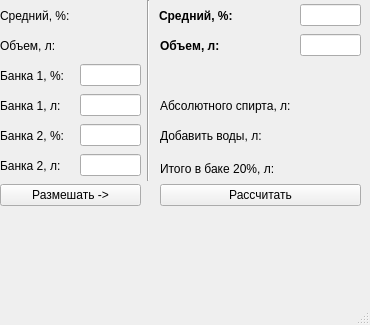
<?xml version="1.0" encoding="UTF-8"?>
<ui version="4.0">
 <class>MainWindow</class>
 <widget class="QMainWindow" name="MainWindow">
  <property name="geometry">
   <rect>
    <x>0</x>
    <y>0</y>
    <width>370</width>
    <height>325</height>
   </rect>
  </property>
  <property name="windowTitle">
   <string>Калькулятор самогонщика v 0.2 от KhMt</string>
  </property>
  <widget class="QWidget" name="centralwidget">
   <widget class="QWidget" name="gridLayoutWidget">
    <property name="geometry">
     <rect>
      <x>0</x>
      <y>0</y>
      <width>81</width>
      <height>31</height>
     </rect>
    </property>
    <layout class="QGridLayout" name="grid_sred_percent">
     <property name="rightMargin">
      <number>0</number>
     </property>
     <item row="0" column="0">
      <widget class="QLabel" name="label_sred_percent">
       <property name="frameShape">
        <enum>QFrame::NoFrame</enum>
       </property>
       <property name="text">
        <string>Средний, %:</string>
       </property>
      </widget>
     </item>
    </layout>
   </widget>
   <widget class="QWidget" name="gridLayoutWidget_2">
    <property name="geometry">
     <rect>
      <x>0</x>
      <y>30</y>
      <width>81</width>
      <height>31</height>
     </rect>
    </property>
    <layout class="QGridLayout" name="grid_volume_l">
     <item row="0" column="0">
      <widget class="QLabel" name="label_volume_l">
       <property name="text">
        <string>Объем, л:</string>
       </property>
      </widget>
     </item>
    </layout>
   </widget>
   <widget class="QWidget" name="gridLayoutWidget_3">
    <property name="geometry">
     <rect>
      <x>0</x>
      <y>60</y>
      <width>81</width>
      <height>31</height>
     </rect>
    </property>
    <layout class="QGridLayout" name="gridLayout">
     <item row="1" column="0">
      <widget class="QLabel" name="label">
       <property name="text">
        <string>Банка 1, %:</string>
       </property>
      </widget>
     </item>
    </layout>
   </widget>
   <widget class="QWidget" name="gridLayoutWidget_4">
    <property name="geometry">
     <rect>
      <x>0</x>
      <y>90</y>
      <width>81</width>
      <height>31</height>
     </rect>
    </property>
    <layout class="QGridLayout" name="gridLayout_2">
     <item row="0" column="0">
      <widget class="QLabel" name="label_2">
       <property name="text">
        <string>Банка 1, л:</string>
       </property>
      </widget>
     </item>
    </layout>
   </widget>
   <widget class="QWidget" name="gridLayoutWidget_5">
    <property name="geometry">
     <rect>
      <x>0</x>
      <y>120</y>
      <width>81</width>
      <height>31</height>
     </rect>
    </property>
    <layout class="QGridLayout" name="gridLayout_3">
     <item row="0" column="0">
      <widget class="QLabel" name="label_3">
       <property name="text">
        <string>Банка 2, %:</string>
       </property>
      </widget>
     </item>
    </layout>
   </widget>
   <widget class="QWidget" name="gridLayoutWidget_6">
    <property name="geometry">
     <rect>
      <x>0</x>
      <y>150</y>
      <width>81</width>
      <height>31</height>
     </rect>
    </property>
    <layout class="QGridLayout" name="gridLayout_4">
     <item row="0" column="0">
      <widget class="QLabel" name="label_4">
       <property name="text">
        <string>Банка 2, л:</string>
       </property>
      </widget>
     </item>
    </layout>
   </widget>
   <widget class="QWidget" name="gridLayoutWidget_7">
    <property name="geometry">
     <rect>
      <x>80</x>
      <y>0</y>
      <width>61</width>
      <height>31</height>
     </rect>
    </property>
    <layout class="QGridLayout" name="gridLayout_5">
     <item row="0" column="0">
      <widget class="QLabel" name="label_left_value_perc">
       <property name="text">
        <string/>
       </property>
      </widget>
     </item>
    </layout>
   </widget>
   <widget class="QWidget" name="gridLayoutWidget_8">
    <property name="geometry">
     <rect>
      <x>80</x>
      <y>30</y>
      <width>61</width>
      <height>31</height>
     </rect>
    </property>
    <layout class="QGridLayout" name="gridLayout_6">
     <item row="0" column="0">
      <widget class="QLabel" name="label_left_value_l">
       <property name="text">
        <string/>
       </property>
      </widget>
     </item>
    </layout>
   </widget>
   <widget class="QWidget" name="gridLayoutWidget_9">
    <property name="geometry">
     <rect>
      <x>80</x>
      <y>60</y>
      <width>61</width>
      <height>31</height>
     </rect>
    </property>
    <layout class="QGridLayout" name="gridLayout_7">
     <item row="0" column="0">
      <widget class="QLineEdit" name="entry_bank1_perc"/>
     </item>
    </layout>
   </widget>
   <widget class="QWidget" name="gridLayoutWidget_10">
    <property name="geometry">
     <rect>
      <x>80</x>
      <y>90</y>
      <width>61</width>
      <height>31</height>
     </rect>
    </property>
    <layout class="QGridLayout" name="gridLayout_8">
     <item row="0" column="0">
      <widget class="QLineEdit" name="entry_bank1_l"/>
     </item>
    </layout>
   </widget>
   <widget class="QWidget" name="gridLayoutWidget_11">
    <property name="geometry">
     <rect>
      <x>80</x>
      <y>120</y>
      <width>61</width>
      <height>31</height>
     </rect>
    </property>
    <layout class="QGridLayout" name="gridLayout_9">
     <item row="0" column="0">
      <widget class="QLineEdit" name="entry_bank2_perc"/>
     </item>
    </layout>
   </widget>
   <widget class="QWidget" name="gridLayoutWidget_12">
    <property name="geometry">
     <rect>
      <x>80</x>
      <y>150</y>
      <width>61</width>
      <height>31</height>
     </rect>
    </property>
    <layout class="QGridLayout" name="gridLayout_10">
     <item row="0" column="0">
      <widget class="QLineEdit" name="entry_bank2_l"/>
     </item>
    </layout>
   </widget>
   <widget class="Line" name="line">
    <property name="geometry">
     <rect>
      <x>140</x>
      <y>0</y>
      <width>16</width>
      <height>181</height>
     </rect>
    </property>
    <property name="orientation">
     <enum>Qt::Vertical</enum>
    </property>
   </widget>
   <widget class="QWidget" name="gridLayoutWidget_13">
    <property name="geometry">
     <rect>
      <x>159</x>
      <y>0</y>
      <width>141</width>
      <height>31</height>
     </rect>
    </property>
    <layout class="QGridLayout" name="gridLayout_11">
     <item row="0" column="0">
      <widget class="QLabel" name="label_5">
       <property name="font">
        <font>
         <bold>true</bold>
        </font>
       </property>
       <property name="text">
        <string>Средний, %:</string>
       </property>
      </widget>
     </item>
    </layout>
   </widget>
   <widget class="QWidget" name="gridLayoutWidget_14">
    <property name="geometry">
     <rect>
      <x>160</x>
      <y>30</y>
      <width>141</width>
      <height>31</height>
     </rect>
    </property>
    <layout class="QGridLayout" name="gridLayout_12">
     <item row="0" column="0">
      <widget class="QLabel" name="label_7">
       <property name="font">
        <font>
         <italic>false</italic>
         <bold>true</bold>
         <strikeout>false</strikeout>
         <kerning>false</kerning>
        </font>
       </property>
       <property name="text">
        <string>Объем, л:</string>
       </property>
      </widget>
     </item>
    </layout>
   </widget>
   <widget class="QWidget" name="gridLayoutWidget_15">
    <property name="geometry">
     <rect>
      <x>160</x>
      <y>60</y>
      <width>201</width>
      <height>31</height>
     </rect>
    </property>
    <layout class="QGridLayout" name="gridLayout_13"/>
   </widget>
   <widget class="QWidget" name="gridLayoutWidget_16">
    <property name="geometry">
     <rect>
      <x>160</x>
      <y>90</y>
      <width>140</width>
      <height>31</height>
     </rect>
    </property>
    <layout class="QGridLayout" name="gridLayout_14">
     <item row="0" column="0">
      <widget class="QLabel" name="label_8">
       <property name="text">
        <string>Абсолютного спирта, л:</string>
       </property>
      </widget>
     </item>
    </layout>
   </widget>
   <widget class="QWidget" name="gridLayoutWidget_17">
    <property name="geometry">
     <rect>
      <x>160</x>
      <y>120</y>
      <width>141</width>
      <height>31</height>
     </rect>
    </property>
    <layout class="QGridLayout" name="gridLayout_15">
     <item row="0" column="0">
      <widget class="QLabel" name="label_9">
       <property name="text">
        <string>Добавить воды, л:</string>
       </property>
      </widget>
     </item>
    </layout>
   </widget>
   <widget class="QLabel" name="label_6">
    <property name="geometry">
     <rect>
      <x>160</x>
      <y>160</y>
      <width>121</width>
      <height>17</height>
     </rect>
    </property>
    <property name="text">
     <string>Итого в баке 20%, л:</string>
    </property>
   </widget>
   <widget class="QWidget" name="gridLayoutWidget_18">
    <property name="geometry">
     <rect>
      <x>160</x>
      <y>150</y>
      <width>141</width>
      <height>31</height>
     </rect>
    </property>
    <layout class="QGridLayout" name="gridLayout_16"/>
   </widget>
   <widget class="QWidget" name="gridLayoutWidget_19">
    <property name="geometry">
     <rect>
      <x>300</x>
      <y>0</y>
      <width>61</width>
      <height>31</height>
     </rect>
    </property>
    <layout class="QGridLayout" name="gridLayout_17">
     <item row="0" column="0">
      <widget class="QLineEdit" name="entry_value_perc"/>
     </item>
    </layout>
   </widget>
   <widget class="QWidget" name="gridLayoutWidget_20">
    <property name="geometry">
     <rect>
      <x>300</x>
      <y>30</y>
      <width>61</width>
      <height>31</height>
     </rect>
    </property>
    <layout class="QGridLayout" name="gridLayout_18">
     <item row="0" column="0">
      <widget class="QLineEdit" name="entry_value_l"/>
     </item>
    </layout>
   </widget>
   <widget class="QWidget" name="gridLayoutWidget_21">
    <property name="geometry">
     <rect>
      <x>300</x>
      <y>90</y>
      <width>61</width>
      <height>31</height>
     </rect>
    </property>
    <layout class="QGridLayout" name="gridLayout_19">
     <item row="0" column="0">
      <widget class="QLabel" name="label_value_abssp_l">
       <property name="text">
        <string/>
       </property>
      </widget>
     </item>
    </layout>
   </widget>
   <widget class="QWidget" name="gridLayoutWidget_22">
    <property name="geometry">
     <rect>
      <x>300</x>
      <y>120</y>
      <width>61</width>
      <height>31</height>
     </rect>
    </property>
    <layout class="QGridLayout" name="gridLayout_20">
     <item row="0" column="0">
      <widget class="QLabel" name="label_value_addwater_l">
       <property name="text">
        <string/>
       </property>
      </widget>
     </item>
    </layout>
   </widget>
   <widget class="QWidget" name="gridLayoutWidget_23">
    <property name="geometry">
     <rect>
      <x>300</x>
      <y>150</y>
      <width>61</width>
      <height>31</height>
     </rect>
    </property>
    <layout class="QGridLayout" name="gridLayout_21">
     <item row="0" column="0">
      <widget class="QLabel" name="label_all_in_tank">
       <property name="text">
        <string/>
       </property>
      </widget>
     </item>
    </layout>
   </widget>
   <widget class="QWidget" name="gridLayoutWidget_24">
    <property name="geometry">
     <rect>
      <x>0</x>
      <y>180</y>
      <width>141</width>
      <height>31</height>
     </rect>
    </property>
    <layout class="QGridLayout" name="gridLayout_22">
     <item row="0" column="0">
      <widget class="QPushButton" name="pushButton_mix">
       <property name="text">
        <string>Размешать -&gt;</string>
       </property>
      </widget>
     </item>
    </layout>
   </widget>
   <widget class="QWidget" name="gridLayoutWidget_25">
    <property name="geometry">
     <rect>
      <x>160</x>
      <y>180</y>
      <width>201</width>
      <height>31</height>
     </rect>
    </property>
    <layout class="QGridLayout" name="gridLayout_23">
     <item row="0" column="0">
      <widget class="QPushButton" name="pushButton_calculate">
       <property name="text">
        <string>Рассчитать</string>
       </property>
      </widget>
     </item>
    </layout>
   </widget>
  </widget>
  <widget class="QMenuBar" name="menubar">
   <property name="geometry">
    <rect>
     <x>0</x>
     <y>0</y>
     <width>370</width>
     <height>22</height>
    </rect>
   </property>
  </widget>
  <widget class="QStatusBar" name="statusbar"/>
 </widget>
 <resources/>
 <connections/>
</ui>
